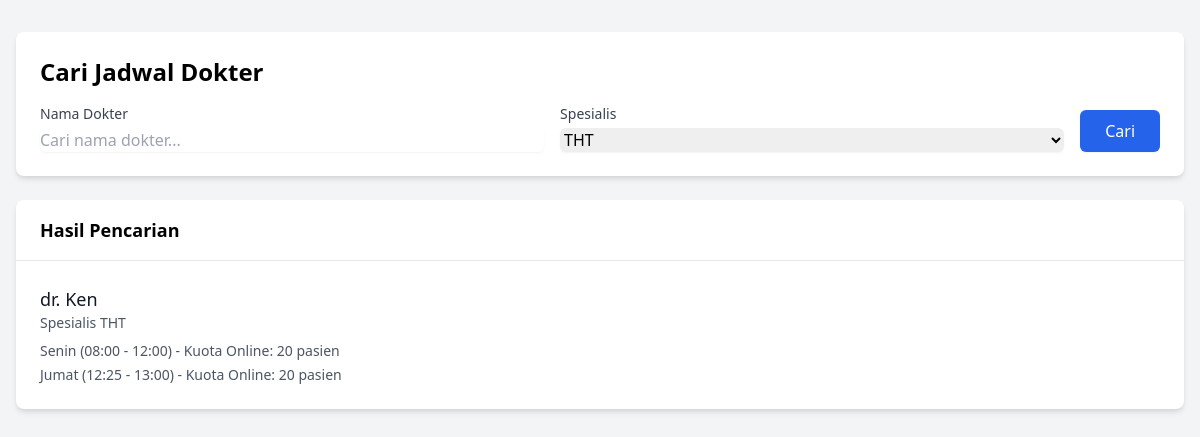
The page /admin/jadwal_dokter.php?specialist=THT on the database its author committed.
### tables this page shows
CREATE TABLE `jadwal_dokter` (
  `ID_Jadwal` int(11) NOT NULL,
  `ID_Dokter` int(11) DEFAULT NULL,
  `Jam_Mulai` time NOT NULL,
  `Jam_Selesai` time NOT NULL,
  `Kuota_Online` int(11) DEFAULT NULL,
  `Kuota_Offline` int(11) DEFAULT NULL,
  `Max_Pasien` int(11) NOT NULL DEFAULT 20,
  `Hari` varchar(20) NOT NULL,
  `Status` enum('Aktif','Tidak Aktif') DEFAULT 'Aktif',
  `Keterangan` text DEFAULT NULL
);

### admin/jadwal_dokter.php (the view, shortened to what this page needs)
<?php
require_once('../config/db_connection.php');
$query_specialists = "SELECT DISTINCT Spesialis FROM Dokter ORDER BY Spesialis";
$specialists = $conn->query($query_specialists)->fetch_all(MYSQLI_ASSOC);
$search_doctor = isset($_GET['search_doctor']) ? $_GET['search_doctor'] : '';
$selected_specialist = isset($_GET['specialist']) ? $_GET['specialist'] : '';
$query = "SELECT
    d.ID_Dokter,
    d.Nama as nama_dokter,
    d.Spesialis,
    jd.Hari,
    jd.Jam_Mulai,
    jd.Jam_Selesai,
    jd.Kuota_Online,
    jd.Status
FROM dokter d
LEFT JOIN jadwal_dokter jd ON d.ID_Dokter = jd.ID_Dokter
WHERE jd.Status = 'Aktif'";
if (!empty($selected_specialist)) {
    $query .= " AND d.Spesialis = ?";
}
$query .= " ORDER BY d.Nama, FIELD(jd.Hari, 'Senin', 'Selasa', 'Rabu', 'Kamis', 'Jumat', 'Sabtu', 'Minggu')";
$stmt = $conn->prepare($query);
if (!empty($search_doctor) && !empty($selected_specialist)) {
    $search_param = "%$search_doctor%";
    $stmt->bind_param("ss", $search_param, $selected_specialist);
} elseif (!empty($search_doctor)) {
    $search_param = "%$search_doctor%";
    $stmt->bind_param("s", $search_param);
} elseif (!empty($selected_specialist)) {
    $stmt->bind_param("s", $selected_specialist);
}
$stmt->execute();
$result = $stmt->get_result();
$schedules = [];
while ($row = $result->fetch_assoc()) {
    $doctorId = $row['ID_Dokter'];
    if (!isset($schedules[$doctorId])) {
        $schedules[$doctorId] = [
            'nama_dokter' => $row['nama_dokter'],
            'Spesialis' => $row['Spesialis'],
            'jadwal' => []
        ];
    }
    if ($row['Hari']) {
        $schedules[$doctorId]['jadwal'][] = [
            'hari' => $row['Hari'],
            'jam_mulai' => $row['Jam_Mulai'],
            'jam_selesai' => $row['Jam_Selesai'],
            'kuota_online' => $row['Kuota_Online']
        ];
    }
}
?>
<!DOCTYPE html>
<html lang="id">
<head>
    <link href="https://cdn.jsdelivr.net/npm/tailwindcss@2.2.19/dist/tailwind.min.css" rel="stylesheet">
</head>
<body class="bg-gray-100">
    <div class="max-w-7xl mx-auto px-4 py-8">
        <div class="bg-white rounded-lg shadow-md p-6 mb-6">
            <h2 class="text-2xl font-bold mb-4">Cari Jadwal Dokter</h2>
            <form method="GET" class="space-y-4 md:space-y-0 md:flex md:space-x-4">
                <div class="flex-1">
                    <label class="block text-sm font-medium text-gray-700">Nama Dokter</label>
                    <input
                        type="text"
                        name="search_doctor"
                        value="<?php echo htmlspecialchars($search_doctor); ?>"
                        class="mt-1 block w-full rounded-md border-gray-300 shadow-sm focus:border-blue-500 focus:ring-blue-500"
                        placeholder="Cari nama dokter...">
                </div>
                <div class="flex-1">
                    <label class="block text-sm font-medium text-gray-700">Spesialis</label>
                    <select
                        name="specialist"
                        class="mt-1 block w-full rounded-md border-gray-300 shadow-sm focus:border-blue-500 focus:ring-blue-500">
                        <?php foreach ($specialists as $specialist): ?>
                            <option
                                value="<?php echo htmlspecialchars($specialist['Spesialis']); ?>"
                                <?php echo $selected_specialist === $specialist['Spesialis'] ? 'selected' : ''; ?>>
                                <?php echo htmlspecialchars($specialist['Spesialis']); ?>
                            </option>
                        <?php endforeach; ?>
                    </select>
                </div>
                <div class="flex items-end">
                    <button
                        type="submit"
                        class="w-full md:w-auto px-6 py-2 border border-transparent rounded-md shadow-sm text-white bg-blue-600 hover:bg-blue-700 focus:outline-none focus:ring-2 focus:ring-offset-2 focus:ring-blue-500">
                        Cari
                    </button>
                </div>
            </form>
        </div>
        <div class="bg-white rounded-lg shadow-md">
            <div class="px-6 py-4 border-b border-gray-200">
                <h3 class="text-lg font-semibold">Hasil Pencarian</h3>
            </div>
            <?php if (empty($schedules)): ?>
                <div class="p-6 text-center text-gray-500">
                    Tidak ada jadwal dokter yang ditemukan
                </div>
            <?php else: ?>
                <div class="divide-y divide-gray-200">
                    <?php foreach ($schedules as $schedule): ?>
                        <div class="p-6">
                            <div class="flex justify-between items-start">
                                <div>
                                    <h4 class="text-lg font-medium text-gray-900">
                                        <?php echo htmlspecialchars($schedule['nama_dokter']); ?>
                                    </h4>
                                    <p class="text-sm text-gray-600">
                                        Spesialis <?php echo htmlspecialchars($schedule['Spesialis']); ?>
                                    </p>
                                    <div class="mt-2 space-y-1">
                                        <?php foreach ($schedule['jadwal'] as $jadwal): ?>
                                            <p class="text-sm text-gray-600">
                                                <?php
                                                echo htmlspecialchars(sprintf(
                                                    "%s (%s - %s) - Kuota Online: %d pasien",
                                                    $jadwal['hari'],
                                                    date('H:i', strtotime($jadwal['jam_mulai'])),
                                                    date('H:i', strtotime($jadwal['jam_selesai'])),
                                                    $jadwal['kuota_online']
                                                ));
                                                ?>
                                            </p>
                                        <?php endforeach; ?>
                                    </div>
                                </div>
                            </div>
                        </div>
                    <?php endforeach; ?>
                </div>
            <?php endif; ?>
        </div>
    </div>
</body>
</html>

### rows shown on the page
jadwal_dokter: Hari+Jam_Mulai+Jam_Selesai "Senin (08:00 - 12:00) - Kuota Online: 20 pasien"
jadwal_dokter: Hari+Jam_Mulai+Jam_Selesai "Jumat (12:25 - 13:00) - Kuota Online: 20 pasien"

### other values the page prints
$schedule['nama_dokter'] "dr. Ken"
$schedule['Spesialis'] "THT"
form field specialist "THT"
